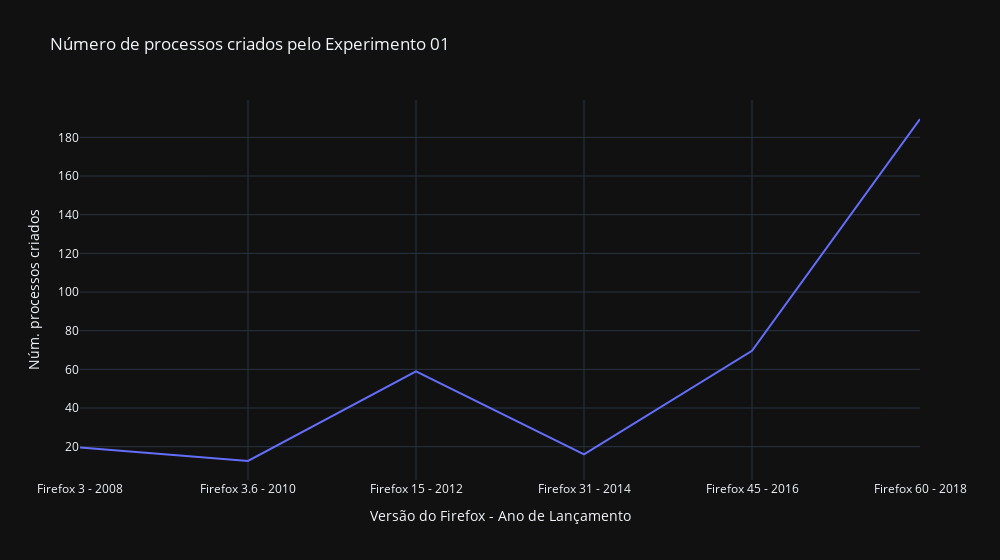

Write notebook code for a chart like this one.
### Code cell
fig = px.line(x=years, y=mean_cpu, labels={"y": "Núm. processos criados", 'x': "Versão do Firefox - Ano de Lançamento"},
    template='plotly_dark', width=1000, title="Número de processos criados pelo Experimento 01")
fig

### Figure 1 — Plotly figure (JSON) as saved in the notebook; plotly's stock layout.template omitted (floating-point values rounded to 4 significant figures)
{"data": [{"hovertemplate": "Versão do Firefox - Ano de Lançamento=%{x}<br>Núm. processos criados=%{y}<extra></extra>", "legendgroup": "", "line": {"color": "#636efa", "dash": "solid"}, "marker": {"symbol": "circle"}, "mode": "lines", "name": "", "orientation": "v", "showlegend": false, "type": "scatter", "x": ["Firefox 3 - 2008", "Firefox 3.6 - 2010", "Firefox 15 - 2012", "Firefox 31 - 2014", "Firefox 45 - 2016", "Firefox 60 - 2018"], "xaxis": "x", "y": [19.64, 12.6, 58.95, 16, 69.59, 189.5], "yaxis": "y"}], "layout": {"legend": {"tracegroupgap": 0}, "title": {"text": "Número de processos criados pelo Experimento 01"}, "width": 1000, "xaxis": {"anchor": "y", "domain": [0, 1], "title": {"text": "Versão do Firefox - Ano de Lançamento"}}, "yaxis": {"anchor": "x", "domain": [0, 1], "title": {"text": "Núm. processos criados"}}}}
